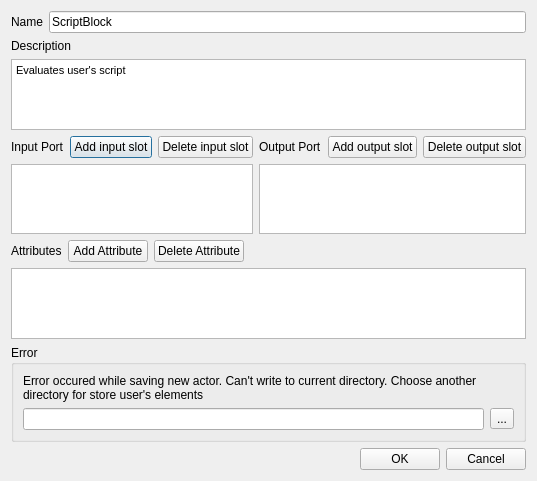
<?xml version="1.0" encoding="UTF-8"?>
<ui version="4.0">
 <class>CreateScriptBlockDialog</class>
 <widget class="QDialog" name="CreateScriptBlockDialog">
  <property name="geometry">
   <rect>
    <x>0</x>
    <y>0</y>
    <width>501</width>
    <height>481</height>
   </rect>
  </property>
  <property name="windowTitle">
   <string>Create Element with Script</string>
  </property>
  <layout class="QVBoxLayout" name="verticalLayout">
   <item>
    <layout class="QHBoxLayout" name="horizontalLayout">
     <item>
      <widget class="QLabel" name="label">
       <property name="text">
        <string>Name</string>
       </property>
      </widget>
     </item>
     <item>
      <widget class="QLineEdit" name="nameEdit">
       <property name="text">
        <string>ScriptBlock</string>
       </property>
      </widget>
     </item>
    </layout>
   </item>
   <item>
    <widget class="QLabel" name="label_5">
     <property name="text">
      <string>Description</string>
     </property>
    </widget>
   </item>
   <item>
    <widget class="QTextEdit" name="descriptionEdit">
     <property name="html">
      <string>&lt;!DOCTYPE HTML PUBLIC &quot;-//W3C//DTD HTML 4.0//EN&quot; &quot;http://www.w3.org/TR/REC-html40/strict.dtd&quot;&gt;
&lt;html&gt;&lt;head&gt;&lt;meta name=&quot;qrichtext&quot; content=&quot;1&quot; /&gt;&lt;style type=&quot;text/css&quot;&gt;
p, li { white-space: pre-wrap; }
&lt;/style&gt;&lt;/head&gt;&lt;body style=&quot; font-family:'MS Shell Dlg 2'; font-size:8.25pt; font-weight:400; font-style:normal;&quot;&gt;
&lt;p style=&quot; margin-top:0px; margin-bottom:0px; margin-left:0px; margin-right:0px; -qt-block-indent:0; text-indent:0px;&quot;&gt;&lt;span style=&quot; font-size:8pt;&quot;&gt;Evaluates user's script&lt;/span&gt;&lt;/p&gt;&lt;/body&gt;&lt;/html&gt;</string>
     </property>
    </widget>
   </item>
   <item>
    <layout class="QGridLayout" name="gridLayout">
     <item row="0" column="0">
      <widget class="QLabel" name="label_2">
       <property name="text">
        <string>Input Port</string>
       </property>
      </widget>
     </item>
     <item row="0" column="1">
      <widget class="QPushButton" name="addInputButton">
       <property name="text">
        <string>Add input slot</string>
       </property>
      </widget>
     </item>
     <item row="0" column="2">
      <widget class="QPushButton" name="deleteInputButton">
       <property name="text">
        <string>Delete input slot</string>
       </property>
      </widget>
     </item>
     <item row="0" column="3">
      <widget class="QLabel" name="label_4">
       <property name="text">
        <string>Output Port</string>
       </property>
      </widget>
     </item>
     <item row="0" column="4">
      <widget class="QPushButton" name="addOutputButton">
       <property name="text">
        <string>Add output slot</string>
       </property>
      </widget>
     </item>
     <item row="0" column="5">
      <widget class="QPushButton" name="deleteOutputButton">
       <property name="text">
        <string>Delete output slot</string>
       </property>
      </widget>
     </item>
     <item row="1" column="0" colspan="3">
      <widget class="QListView" name="inputList"/>
     </item>
     <item row="1" column="3" colspan="3">
      <widget class="QListView" name="outputList"/>
     </item>
    </layout>
   </item>
   <item>
    <layout class="QHBoxLayout" name="horizontalLayout_3">
     <item>
      <widget class="QLabel" name="label_3">
       <property name="text">
        <string>Attributes</string>
       </property>
      </widget>
     </item>
     <item>
      <widget class="QPushButton" name="addAttributeButton">
       <property name="text">
        <string>Add Attribute</string>
       </property>
      </widget>
     </item>
     <item>
      <widget class="QPushButton" name="deleteAttributeButton">
       <property name="text">
        <string>Delete Attribute</string>
       </property>
      </widget>
     </item>
     <item>
      <spacer name="horizontalSpacer_2">
       <property name="orientation">
        <enum>Qt::Horizontal</enum>
       </property>
       <property name="sizeHint" stdset="0">
        <size>
         <width>40</width>
         <height>20</height>
        </size>
       </property>
      </spacer>
     </item>
    </layout>
   </item>
   <item>
    <widget class="QTableView" name="attributeTable"/>
   </item>
   <item>
    <widget class="QGroupBox" name="errorBox">
     <property name="title">
      <string>Error</string>
     </property>
     <property name="flat">
      <bool>false</bool>
     </property>
     <property name="checkable">
      <bool>false</bool>
     </property>
     <layout class="QVBoxLayout" name="verticalLayout_2">
      <item>
       <widget class="QLabel" name="label_6">
        <property name="lineWidth">
         <number>1</number>
        </property>
        <property name="text">
         <string>Error occured while saving new actor. Can't write to current directory. Choose another directory for store user's elements</string>
        </property>
        <property name="scaledContents">
         <bool>false</bool>
        </property>
        <property name="wordWrap">
         <bool>true</bool>
        </property>
       </widget>
      </item>
      <item>
       <layout class="QHBoxLayout" name="horizontalLayout_4">
        <item>
         <widget class="QLineEdit" name="fileEdit"/>
        </item>
        <item>
         <widget class="QToolButton" name="fileButton">
          <property name="text">
           <string>...</string>
          </property>
         </widget>
        </item>
       </layout>
      </item>
     </layout>
    </widget>
   </item>
   <item>
    <layout class="QHBoxLayout" name="horizontalLayout_2">
     <item>
      <spacer name="horizontalSpacer">
       <property name="orientation">
        <enum>Qt::Horizontal</enum>
       </property>
       <property name="sizeHint" stdset="0">
        <size>
         <width>40</width>
         <height>20</height>
        </size>
       </property>
      </spacer>
     </item>
     <item>
      <widget class="QPushButton" name="okButton">
       <property name="text">
        <string>OK</string>
       </property>
      </widget>
     </item>
     <item>
      <widget class="QPushButton" name="cancelButton">
       <property name="text">
        <string>Cancel</string>
       </property>
      </widget>
     </item>
    </layout>
   </item>
  </layout>
 </widget>
 <resources/>
 <connections/>
</ui>
